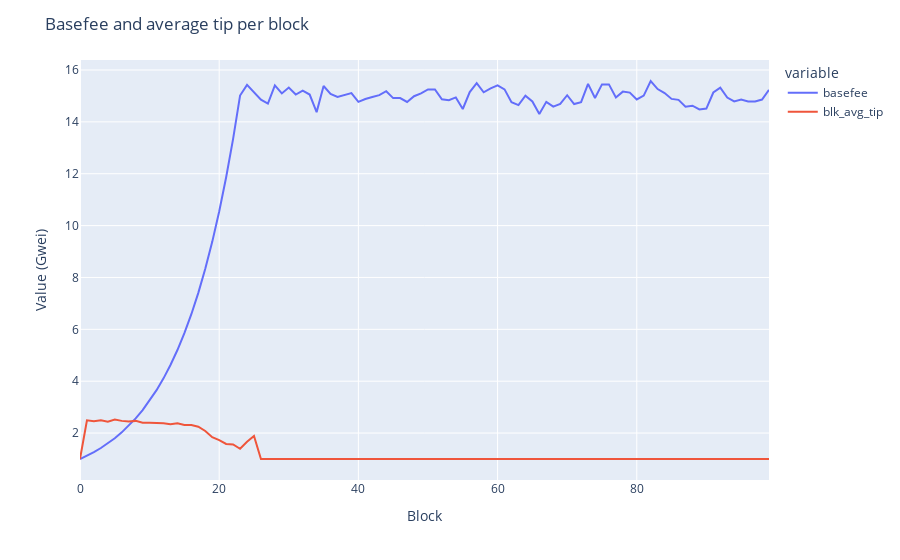

Notebook code cell kept with this figure:
### Code cell
fig = df.plot("block", ["basefee", "blk_avg_tip"])
fig.update_layout(
    title = "Basefee and average tip per block",
    xaxis_title = "Block",
    yaxis_title = "Value (Gwei)"
)
fig

### Figure 1 — Plotly figure (JSON) as saved in the notebook; plotly's stock layout.template omitted (floating-point values rounded to 4 significant figures)
{"data": [{"hovertemplate": "variable=basefee<br>block=%{x}<br>value=%{y}<extra></extra>", "legendgroup": "basefee", "line": {"color": "#636efa", "dash": "solid"}, "mode": "lines", "name": "basefee", "orientation": "v", "showlegend": true, "type": "scatter", "x": [0, 1, 2, 3, 4, 5, 6, 7, 8, 9, 10, 11, 12, 13, 14, 15, 16, 17, 18, 19, 20, 21, 22, 23, 24, 25, 26, 27, 28, 29, 30, 31, 32, 33, 34, 35, 36, 37, 38, 39, 40, 41, 42, 43, 44, 45, 46, 47, 48, 49, 50, 51, 52, 53, 54, 55, 56, 57, 58, 59, 60, 61, 62, 63, 64, 65, 66, 67, 68, 69, 70, 71, 72, 73, 74, 75, 76, 77, 78, 79, 80, 81, 82, 83, 84, 85, 86, 87, 88, 89, 90, 91, 92, 93, 94, 95, 96, 97, 98, 99], "xaxis": "x", "y": [1, 1.125, 1.266, 1.424, 1.602, 1.802, 2.027, 2.281, 2.566, 2.887, 3.247, 3.653, 4.11, 4.624, 5.202, 5.852, 6.583, 7.406, 8.332, 9.373, 10.55, 11.86, 13.35, 15.01, 15.43, 15.12, 14.85, 14.71, 15.4, 15.1, 15.32, 15.05, 15.2, 15.05, 14.38, 15.38, 15.07, 14.96, 15.04, 15.11, 14.77, 14.88, 14.96, 15.03, 15.18, 14.92, 14.92, 14.77, 14.99, 15.1, 15.25, 15.25, 14.87, 14.83, 14.94, 14.5, 15.15, 15.49, 15.14, 15.29, 15.41, 15.25, 14.76, 14.65, 15.01, 14.79, 14.31, 14.77, 14.59, 14.7, 15.03, 14.69, 14.76, 15.46, 14.92, 15.44, 15.44, 14.94, 15.17, 15.13, 14.86, 15.01, 15.58, 15.26, 15.11, 14.88, 14.85, 14.59, 14.62, 14.48, 14.51, 15.13, 15.32, 14.94, 14.79, 14.86, 14.79, 14.79, 14.86, 15.23], "yaxis": "y"}, {"hovertemplate": "variable=blk_avg_tip<br>block=%{x}<br>value=%{y}<extra></extra>", "legendgroup": "blk_avg_tip", "line": {"color": "#EF553B", "dash": "solid"}, "mode": "lines", "name": "blk_avg_tip", "orientation": "v", "showlegend": true, "type": "scatter", "x": [0, 1, 2, 3, 4, 5, 6, 7, 8, 9, 10, 11, 12, 13, 14, 15, 16, 17, 18, 19, 20, 21, 22, 23, 24, 25, 26, 27, 28, 29, 30, 31, 32, 33, 34, 35, 36, 37, 38, 39, 40, 41, 42, 43, 44, 45, 46, 47, 48, 49, 50, 51, 52, 53, 54, 55, 56, 57, 58, 59, 60, 61, 62, 63, 64, 65, 66, 67, 68, 69, 70, 71, 72, 73, 74, 75, 76, 77, 78, 79, 80, 81, 82, 83, 84, 85, 86, 87, 88, 89, 90, 91, 92, 93, 94, 95, 96, 97, 98, 99], "xaxis": "x", "y": [1, 2.49, 2.46, 2.49, 2.44, 2.52, 2.47, 2.45, 2.47, 2.4, 2.4, 2.4, 2.38, 2.34, 2.38, 2.31, 2.31, 2.247, 2.08, 1.84, 1.73, 1.58, 1.56, 1.393, 1.667, 1.884, 1, 1, 1, 1, 1, 1, 1, 1, 1, 1, 1, 1, 1, 1, 1, 1, 1, 1, 1, 1, 1, 1, 1, 1, 1, 1, 1, 1, 1, 1, 1, 1, 1, 1, 1, 1, 1, 1, 1, 1, 1, 1, 1, 1, 1, 1, 1, 1, 1, 1, 1, 1, 1, 1, 1, 1, 1, 1, 1, 1, 1, 1, 1, 1, 1, 1, 1, 1, 1, 1, 1, 1, 1, 1], "yaxis": "y"}], "layout": {"autosize": true, "legend": {"title": {"text": "variable"}, "tracegroupgap": 0}, "margin": {"t": 60}, "title": {"text": "Basefee and average tip per block"}, "xaxis": {"anchor": "y", "autorange": true, "domain": [0, 1], "range": [0, 99], "title": {"text": "Block"}, "type": "linear"}, "yaxis": {"anchor": "x", "autorange": true, "domain": [0, 1], "range": [0.1902, 16.39], "title": {"text": "Value (Gwei)"}, "type": "linear"}}}
